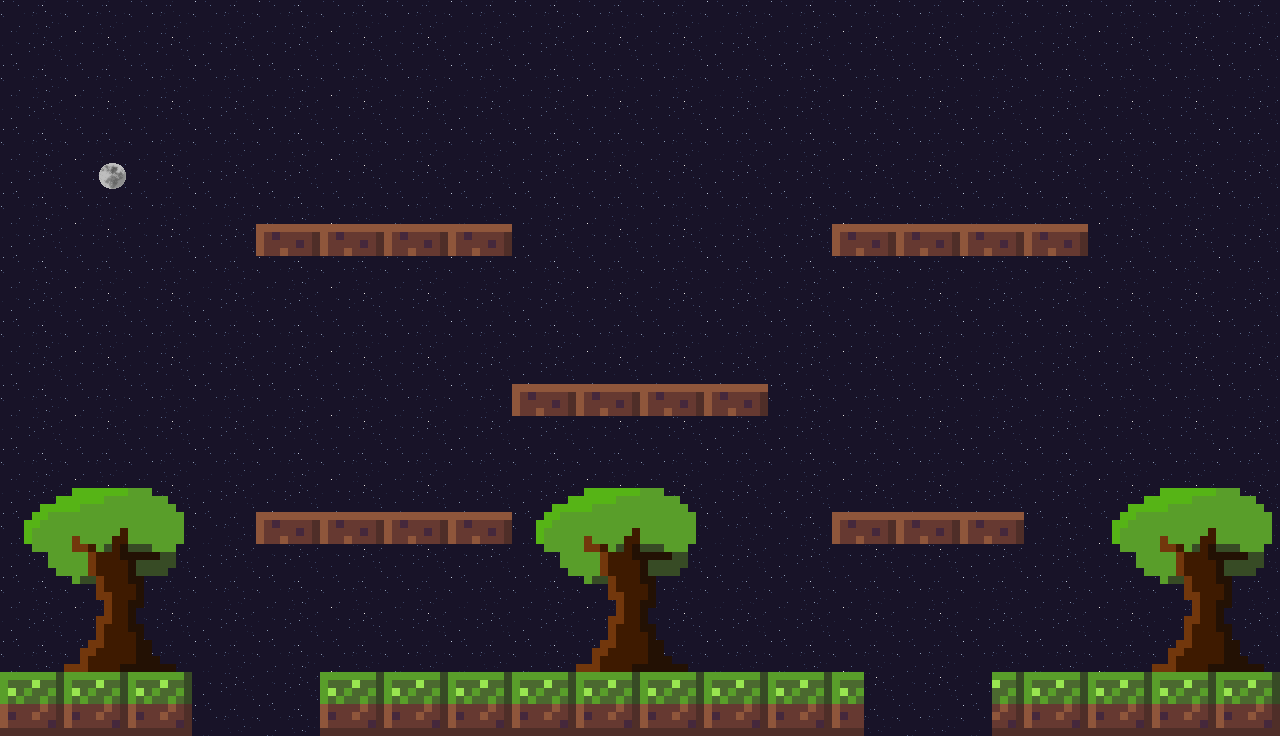

Tiled map render using the project's own tile images. Description and the whole map definition, tile-layer contents included, below:
An orthogonal 40x23 tile map with 32x32 px tiles, 3 tile layers (fondo, secundarios, frente), 3 tilesets.

<map version="1.5" tiledversion="1.5.0" orientation="orthogonal" renderorder="right-down" width="40" height="23" tilewidth="32" tileheight="32" infinite="0" nextlayerid="5" nextobjectid="7">
 <tileset firstgid="1" name="estrellas" tilewidth="32" tileheight="32" tilecount="16" columns="8">
  <image source="Strip And GIF/space2_4-frames.png" width="256" height="64" />
 </tileset>
 <tileset firstgid="17" name="Bit_Boy_Platformer" tilewidth="32" tileheight="32" tilecount="256" columns="16">
  <image source="Bit_Boy_Platformer.png" width="512" height="512" />
 </tileset>
 <tileset firstgid="273" name="moon27x26" tilewidth="32" tileheight="32" tilecount="1" columns="1">
  <image source="moon27x26.png" width="32" height="32" />
 </tileset>
 <layer id="1" name="fondo" width="40" height="23">
  <data encoding="csv">
1,2,3,4,5,6,7,8,1,2,3,4,5,6,7,8,1,2,3,4,5,6,7,8,1,2,3,4,5,6,7,8,1,2,3,4,5,6,7,8,
9,10,11,12,13,14,15,16,9,10,11,12,13,14,15,16,9,10,11,12,13,14,15,16,9,10,11,12,13,14,15,16,9,10,11,12,13,14,15,16,
1,2,3,4,5,6,7,8,1,2,3,4,5,6,7,8,1,2,3,4,5,6,7,8,1,2,3,4,5,6,7,8,1,2,3,4,5,6,7,8,
9,10,11,12,13,14,15,16,9,10,11,12,13,14,15,16,9,10,11,12,13,14,15,16,9,10,11,12,13,14,15,16,9,10,11,12,13,14,15,16,
1,2,3,4,5,6,7,8,1,2,3,4,5,6,7,8,1,2,3,4,5,6,7,8,1,2,3,4,5,6,7,8,1,2,3,4,5,6,7,8,
9,10,11,12,13,14,15,16,9,10,11,12,13,14,15,16,9,10,11,12,13,14,15,16,9,10,11,12,13,14,15,16,9,10,11,12,13,14,15,16,
1,2,3,4,5,6,7,8,1,2,3,4,5,6,7,8,1,2,3,4,5,6,7,8,1,2,3,4,5,6,7,8,1,2,3,4,5,6,7,8,
9,10,11,12,13,14,15,16,9,10,11,12,13,14,15,16,9,10,11,12,13,14,15,16,9,10,11,12,13,14,15,16,9,10,11,12,13,14,15,16,
1,2,3,4,5,6,7,8,1,2,3,4,5,6,7,8,1,2,3,4,5,6,7,8,1,2,3,4,5,6,7,8,1,2,3,4,5,6,7,8,
9,10,11,12,13,14,15,16,9,10,11,12,13,14,15,16,9,10,11,12,13,14,15,16,9,10,11,12,13,14,15,16,9,10,11,12,13,14,15,16,
1,2,3,4,5,6,7,8,1,2,3,4,5,6,7,8,1,2,3,4,5,6,7,8,1,2,3,4,5,6,7,8,1,2,3,4,5,6,7,8,
9,10,11,12,13,14,15,16,9,10,11,12,13,14,15,16,9,10,11,12,13,14,15,16,9,10,11,12,13,14,15,16,9,10,11,12,13,14,15,16,
1,2,3,4,5,6,7,8,1,2,3,4,5,6,7,8,1,2,3,4,5,6,7,8,1,2,3,4,5,6,7,8,1,2,3,4,5,6,7,8,
9,10,11,12,13,14,15,16,9,10,11,12,13,14,15,16,9,10,11,12,13,14,15,16,9,10,11,12,13,14,15,16,9,10,11,12,13,14,15,16,
1,2,3,4,5,6,7,8,1,2,3,4,5,6,7,8,1,2,3,4,5,6,7,8,1,2,3,4,5,6,7,8,1,2,3,4,5,6,7,8,
9,10,11,12,13,14,15,16,9,10,11,12,13,14,15,16,9,10,11,12,13,14,15,16,9,10,11,12,13,14,15,16,9,10,11,12,13,14,15,16,
1,2,3,4,5,6,7,8,1,2,3,4,5,6,7,8,1,2,3,4,5,6,7,8,1,2,3,4,5,6,7,8,1,2,3,4,5,6,7,8,
9,10,11,12,13,14,15,16,9,10,11,12,13,14,15,16,9,10,11,12,13,14,15,16,9,10,11,12,13,14,15,16,9,10,11,12,13,14,15,16,
1,2,3,4,5,6,7,8,1,2,3,4,5,6,7,8,1,2,3,4,5,6,7,8,1,2,3,4,5,6,7,8,1,2,3,4,5,6,7,8,
9,10,11,12,13,14,15,16,9,10,11,12,13,14,15,16,9,10,11,12,13,14,15,16,9,10,11,12,13,14,15,16,9,10,11,12,13,14,15,16,
1,2,3,4,5,6,7,8,1,2,3,4,5,6,7,8,1,2,3,4,5,6,7,8,1,2,3,4,5,6,7,8,1,2,3,4,5,6,7,8,
9,10,11,12,13,14,15,16,9,10,11,12,13,14,15,16,9,10,11,12,13,14,15,16,9,10,11,12,13,14,15,16,9,10,11,12,13,14,15,16,
1,2,3,4,5,6,7,8,1,2,3,4,5,6,7,8,1,2,3,4,5,6,7,8,1,2,3,4,5,6,7,8,1,2,3,4,5,6,7,8
</data>
 </layer>
 <layer id="4" name="secundarios" width="40" height="23">
  <data encoding="csv">
0,0,0,0,0,0,0,0,0,0,0,0,0,0,0,0,0,0,0,0,0,0,0,0,0,0,0,0,0,0,0,0,0,0,0,0,0,0,0,0,
0,0,0,0,0,0,0,0,0,0,0,0,0,0,0,0,0,0,0,0,0,0,0,0,0,0,0,0,0,0,0,0,0,0,0,0,0,0,0,0,
0,0,0,0,0,0,0,0,0,0,0,0,0,0,0,0,0,0,0,0,0,0,0,0,0,0,0,0,0,0,0,0,0,0,0,0,0,0,0,0,
0,0,0,0,0,0,0,0,0,0,0,0,0,0,0,0,0,0,0,0,0,0,0,0,0,0,0,0,0,0,0,0,0,0,0,0,0,0,0,0,
0,0,0,0,0,0,0,0,0,0,0,0,0,0,0,0,0,0,0,0,0,0,0,0,0,0,0,0,0,0,0,0,0,0,0,0,0,0,0,0,
0,0,0,273,0,0,0,0,0,0,0,0,0,0,0,0,0,0,0,0,0,0,0,0,0,0,0,0,0,0,0,0,0,0,0,0,0,0,0,0,
0,0,0,0,0,0,0,0,0,0,0,0,0,0,0,0,0,0,0,0,0,0,0,0,0,0,0,0,0,0,0,0,0,0,0,0,0,0,0,0,
0,0,0,0,0,0,0,0,0,0,0,0,0,0,0,0,0,0,0,0,0,0,0,0,0,0,0,0,0,0,0,0,0,0,0,0,0,0,0,0,
0,0,0,0,0,0,0,0,0,0,0,0,0,0,0,0,0,0,0,0,0,0,0,0,0,0,0,0,0,0,0,0,0,0,0,0,0,0,0,0,
0,0,0,0,0,0,0,0,0,0,0,0,0,0,0,0,0,0,0,0,0,0,0,0,0,0,0,0,0,0,0,0,0,0,0,0,0,0,0,0,
0,0,0,0,0,0,0,0,0,0,0,0,0,0,0,0,0,0,0,0,0,0,0,0,0,0,0,0,0,0,0,0,0,0,0,0,0,0,0,0,
0,0,0,0,0,0,0,0,0,0,0,0,0,0,0,0,0,0,0,0,0,0,0,0,0,0,0,0,0,0,0,0,0,0,0,0,0,0,0,0,
0,0,0,0,0,0,0,0,0,0,0,0,0,0,0,0,0,0,0,0,0,0,0,0,0,0,0,0,0,0,0,0,0,0,0,0,0,0,0,0,
0,0,0,0,0,0,0,0,0,0,0,0,0,0,0,0,0,0,0,0,0,0,0,0,0,0,0,0,0,0,0,0,0,0,0,0,0,0,0,0,
0,0,0,0,0,0,0,0,0,0,0,0,0,0,0,0,0,0,0,0,0,0,0,0,0,0,0,0,0,0,0,0,0,0,0,0,0,0,0,0,
0,52,53,54,55,56,0,0,0,0,0,0,0,0,0,0,0,52,53,54,55,56,0,0,0,0,0,0,0,0,0,0,0,0,0,52,53,54,55,56,
67,68,69,70,71,72,0,0,0,0,0,0,0,0,0,0,67,68,69,70,71,72,0,0,0,0,0,0,0,0,0,0,0,0,67,68,69,70,71,72,
0,84,85,86,87,88,0,0,0,0,0,0,0,0,0,0,0,84,85,86,87,88,0,0,0,0,0,0,0,0,0,0,0,0,0,84,85,86,87,88,
0,0,101,102,103,0,0,0,0,0,0,0,0,0,0,0,0,0,101,102,103,0,0,0,0,0,0,0,0,0,0,0,0,0,0,0,101,102,103,0,
0,0,0,118,119,0,0,0,0,0,0,0,0,0,0,0,0,0,0,118,119,0,0,0,0,0,0,0,0,0,0,0,0,0,0,0,0,118,119,0,
0,0,133,134,135,136,0,0,0,0,0,0,0,0,0,0,0,0,133,134,135,136,0,0,0,0,0,0,0,0,0,0,0,0,0,0,133,134,135,136,
0,0,0,0,0,0,0,0,0,0,0,0,0,0,0,0,0,0,0,0,0,0,0,0,0,0,0,0,0,0,0,0,0,0,0,0,0,0,0,0,
0,0,0,0,0,0,0,0,0,0,0,0,0,0,0,0,0,0,0,0,0,0,0,0,0,0,0,0,0,0,0,0,0,0,0,0,0,0,0,0
</data>
 </layer>
 <layer id="2" name="frente" width="40" height="23">
  <data encoding="csv">
0,0,0,0,0,0,0,0,0,0,0,0,0,0,0,0,0,0,0,0,0,0,0,0,0,0,0,0,0,0,0,0,0,0,0,0,0,0,0,0,
0,0,0,0,0,0,0,0,0,0,0,0,0,0,0,0,0,0,0,0,0,0,0,0,0,0,0,0,0,0,0,0,0,0,0,0,0,0,0,0,
0,0,0,0,0,0,0,0,0,0,0,0,0,0,0,0,0,0,0,0,0,0,0,0,0,0,0,0,0,0,0,0,0,0,0,0,0,0,0,0,
0,0,0,0,0,0,0,0,0,0,0,0,0,0,0,0,0,0,0,0,0,0,0,0,0,0,0,0,0,0,0,0,0,0,0,0,0,0,0,0,
0,0,0,0,0,0,0,0,0,0,0,0,0,0,0,0,0,0,0,0,0,0,0,0,0,0,0,0,0,0,0,0,0,0,0,0,0,0,0,0,
0,0,0,0,0,0,0,0,0,0,0,0,0,0,0,0,0,0,0,0,0,0,0,0,0,0,0,0,0,0,0,0,0,0,0,0,0,0,0,0,
0,0,0,0,0,0,0,0,0,0,0,0,0,0,0,0,0,0,0,0,0,0,0,0,0,0,0,0,0,0,0,0,0,0,0,0,0,0,0,0,
0,0,0,0,0,0,0,0,17,18,17,18,17,18,17,18,0,0,0,0,0,0,0,0,0,0,17,18,17,18,17,18,17,18,0,0,0,0,0,0,
0,0,0,0,0,0,0,0,0,0,0,0,0,0,0,0,0,0,0,0,0,0,0,0,0,0,0,0,0,0,0,0,0,0,0,0,0,0,0,0,
0,0,0,0,0,0,0,0,0,0,0,0,0,0,0,0,0,0,0,0,0,0,0,0,0,0,0,0,0,0,0,0,0,0,0,0,0,0,0,0,
0,0,0,0,0,0,0,0,0,0,0,0,0,0,0,0,0,0,0,0,0,0,0,0,0,0,0,0,0,0,0,0,0,0,0,0,0,0,0,0,
0,0,0,0,0,0,0,0,0,0,0,0,0,0,0,0,0,0,0,0,0,0,0,0,0,0,0,0,0,0,0,0,0,0,0,0,0,0,0,0,
0,0,0,0,0,0,0,0,0,0,0,0,0,0,0,0,17,18,17,18,17,18,17,18,0,0,0,0,0,0,0,0,0,0,0,0,0,0,0,0,
0,0,0,0,0,0,0,0,0,0,0,0,0,0,0,0,0,0,0,0,0,0,0,0,0,0,0,0,0,0,0,0,0,0,0,0,0,0,0,0,
0,0,0,0,0,0,0,0,0,0,0,0,0,0,0,0,0,0,0,0,0,0,0,0,0,0,0,0,0,0,0,0,0,0,0,0,0,0,0,0,
0,0,0,0,0,0,0,0,0,0,0,0,0,0,0,0,0,0,0,0,0,0,0,0,0,0,0,0,0,0,0,0,0,0,0,0,0,0,0,0,
0,0,0,0,0,0,0,0,17,18,17,18,17,18,17,18,0,0,0,0,0,0,0,0,0,0,17,18,17,18,17,18,0,0,0,0,0,0,0,0,
0,0,0,0,0,0,0,0,0,0,0,0,0,0,0,0,0,0,0,0,0,0,0,0,0,0,0,0,0,0,0,0,0,0,0,0,0,0,0,0,
0,0,0,0,0,0,0,0,0,0,0,0,0,0,0,0,0,0,0,0,0,0,0,0,0,0,0,0,0,0,0,0,0,0,0,0,0,0,0,0,
0,0,0,0,0,0,0,0,0,0,0,0,0,0,0,0,0,0,0,0,0,0,0,0,0,0,0,0,0,0,0,0,0,0,0,0,0,0,0,0,
0,0,0,0,0,0,0,0,0,0,0,0,0,0,0,0,0,0,0,0,0,0,0,0,0,0,0,0,0,0,0,0,0,0,0,0,0,0,0,0,
19,20,19,20,19,20,0,0,0,0,19,20,19,20,19,20,19,20,19,20,19,20,19,20,19,20,19,0,0,0,0,20,19,20,19,20,19,20,19,20,
33,34,33,34,33,34,0,0,0,0,33,34,33,34,33,34,33,34,33,34,33,34,33,34,33,34,33,0,0,0,0,34,33,34,33,34,33,34,33,34
</data>
 </layer>
</map>
